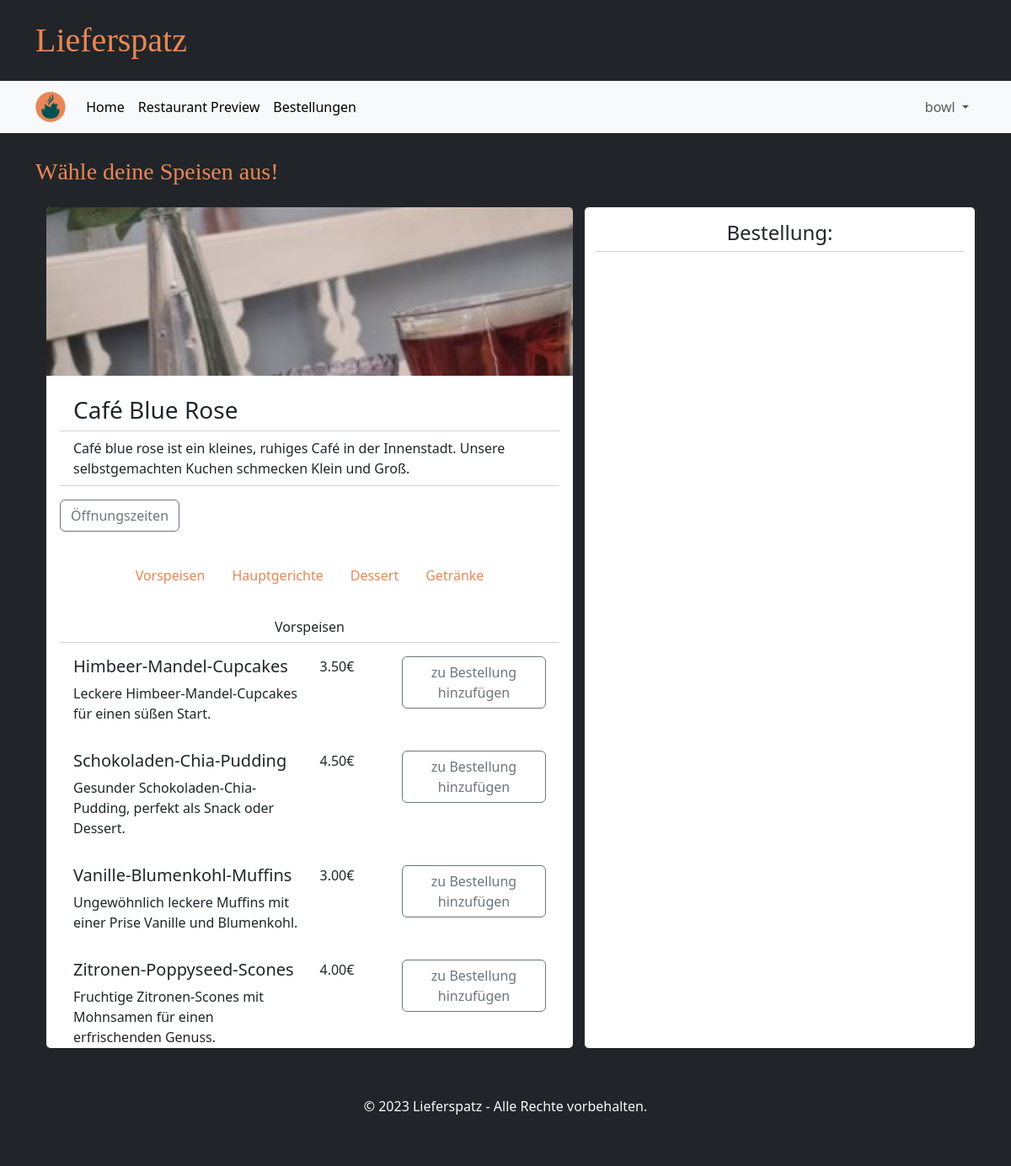
Screenshot of /menue/cafebluerose (signed in) with the database file from the repository.
### tables this page shows
CREATE TABLE GeschaeftsAccount(
            Username TEXT PRIMARY KEY NOT NULL,
            Passwort TEXT NOT NULL,
            Restaurantname TEXT NOT NULL,
            Beschreibung TEST NOT NULL,
            Strasse TEXT NOT NULL,
            Hausnummer INTEGER NOT NULL,
            Plz INTEGER NOT NULL
        );

CREATE TABLE Item(
            ID INTEGER NOT NULL,
            Restaurant TEXT NOT NULL,
            Name TEXT NOT NULL,
            Kategorie TEXT CHECK(Kategorie IN ('Vorspeise', 'Hauptgericht', 'Dessert', 'Getränk')),
            IBeschreibung TEXT NOT NULL DEFAULT '',
            Preis INTEGER NOT NULL,
            Deaktiviert INTEGER DEFAULT 0 CHECK(Deaktiviert IN (0, 1)),
            PRIMARY KEY (ID),
            FOREIGN KEY (Restaurant) REFERENCES GeschaeftsAccount(username),
            UNIQUE(Restaurant, Name, Kategorie, IBeschreibung, Preis),
            UNIQUE(Restaurant, Name, Deaktiviert)                  
        );

### main.py (the view)
@app.route("/menue/<username>", methods=["GET", "POST"])
def menue_page(username):
    if "user" in session:
        restaurant = database.get_restaurant(username)
        restaurant["times"] = database.get_business_hours(username)
        image_names = os.listdir(app.config['UPLOAD_FOLDER'])
        image_tuples = list(map(os.path.splitext, image_names))
        restaurant["image_path"] = "test1.jpeg"
        for index, value in enumerate(image_tuples):
            if username == value[0]:
                restaurant["image_path"] = 'business/' + value[0] + value[1]
                image_tuples.pop(index)
                break
        items = database.get_items(username)
        return render_template("menue.html", restaurant=restaurant, items=items, weekdays=WEEKDAYS)
    else:
        return redirect(url_for("login_customer_page"))

### database.py (called while the page is built)
def getData(sql, params = ()):
    dbcon = sqlite3.connect("instance/db.db")
    cursor = dbcon.cursor()
    cursor.execute(sql, params)
    return cursor

def get_restaurant(username):
    request_pointer = getData("""SELECT Username, Restaurantname, Beschreibung, Strasse, Hausnummer, Plz
                              FROM GeschaeftsAccount
                              WHERE Username = ? """,(username,))
    result = request_pointer.fetchone()
    restaurant = {
            "username": result[0],
            "name": result[1],
            "description": result[2],
            "street": result[3],
            "housenumber": result[4],
            "postalcode": result[5]
        }
    return restaurant

def get_items(username):
    items = []
    request_pointer = getData("""SELECT *
                              FROM Item
                              WHERE Restaurant = ? AND Deaktiviert = 0
                              ORDER BY Kategorie DESC""", (username,))
    for entry in request_pointer.fetchall():
        item = {
            "id": entry[0],
            "restaurant": entry[1],
            "name": entry[2],
            "category": entry[3],
            "description": entry[4],
            "price": entry[5],
            "deactivated": entry[6]
        }
        items.append(item)
    return items

def get_business_hours(username):
    times = {}
    request_pointer = getData("""
        SELECT *
        FROM Oeffnungszeit
        WHERE GUsername = ?""",
        (username,))
    for entry in request_pointer.fetchall():
        times[entry[1]] = {
            "from": entry[2],
            "until": entry[3],
        }
    return times

### templates/menue.html (shortened to what this page needs)
{% extends "base.html" %}
{% block heading %}Wähle deine Speisen aus!{% endblock %}
{% block content %}
<div class="row g-4 mb-4" id="wrapper">
  <div class="col-7">
    <div class="card border-dark overflow-auto" style="max-height: 1000px;">
      <img src="{{ url_for('static', filename=restaurant['image_path']) }}" class="card-img-top restau-image" alt="...">
      <div class="card-body">
        <h3 class="card-title card-header bg-transparent">{{ restaurant['name'] }}</h3>
        <p class="card-text card-header bg-transparent mb-3">{{ restaurant['description'] }}</p>
        <a class="btn btn-outline-secondary mb-2" data-bs-toggle="collapse" href="#collapseExample" role="button" aria-expanded="false" aria-controls="collapseExample">
          Öffnungszeiten
        </a>
        <ul class="nav nav-pills justify-content-center mt-4">
          <li class="nav-item">
            <a class="nav-link" href="#Vorspeisen">Vorspeisen</a>
          </li>
          <li class="nav-item">
            <a class="nav-link" href="#Hauptgerichte">Hauptgerichte</a>
          </li>
          <li class="nav-item">
            <a class="nav-link" href="#Dessert">Dessert</a>
          </li>
          <li class="nav-item">
            <a class="nav-link" href="#Getränke">Getränke</a>
          </li>
        </ul>
        <div class="mt-4">
          <h6 class ="text-center card-header bg-transparent">Vorspeisen</h6>
          {% for item in items %}
          {% if item['category'] == 'Vorspeise' %}
          <form class="card-body">
            <div class="row">
            <div class="col-6">
              <h5 class="card-titel">{{ item['name'] }}</h5>
              <p class="card-text">{{ item['description'] }}</p>
            </div>
              <p class="card-text col-2">{{ "%.2f" | format(item['price']/100) }}€</p>
            <div class="col-4">
            <button type="button" class="btn btn-outline-secondary">zu Bestellung hinzufügen</button>
          </div>
            </div>
          </form>
          {% endif %}
          {% endfor %}
        </div>
      </div>
    </div>
  </div>
  <div class="card border-dark col">
    <h4 class="card-titel card-header text-center bg-transparent mt-2 mb-4">Bestellung:</h4>
  </div>
</div>
{% endblock %}

### static/style.css (style rules this page uses)
.restau-image { height: 200px; object-fit: cover; }
.nav-pills a.nav-link { color: #e98757; }
.text-center { text-align: center; }

### rows the page displays
GeschaeftsAccount: name "Café Blue Rose", description "Café blue rose ist ein kleines, ruhiges Café in der Innenstadt. Unsere selbstgemachten Kuchen schmecken Klein und Groß."
Item: name "Himbeer-Mandel-Cupcakes", description "Leckere Himbeer-Mandel-Cupcakes für einen süßen Start.", item['price']/100 "3.50"
Item: name "Schokoladen-Chia-Pudding", description "Gesunder Schokoladen-Chia-Pudding, perfekt als Snack oder Dessert.", item['price']/100 "4.50"
Item: name "Vanille-Blumenkohl-Muffins", description "Ungewöhnlich leckere Muffins mit einer Prise Vanille und Blumenkohl.", item['price']/100 "3.00"
Item: name "Zitronen-Poppyseed-Scones", description "Fruchtige Zitronen-Scones mit Mohnsamen für einen erfrischenden Genuss.", item['price']/100 "4.00"

### other values shown
{{ session['user'] }} "bowl"
